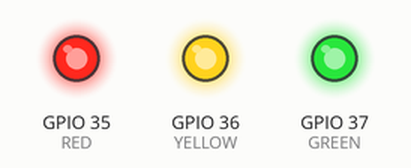
Simulated run of this program. Board: ESP32-S3. Shown: output pins drawn as LEDs (lit = HIGH).

Above: at 0.06 s.
At 0.31 s:
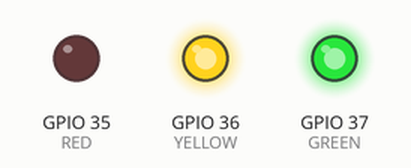
At 0.68 s:
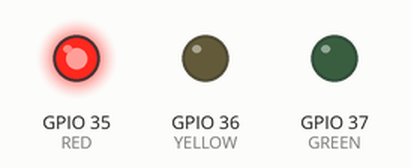
At 1.43 s:
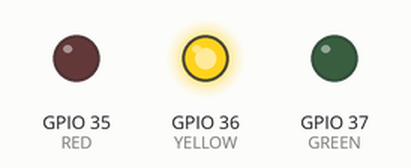
At 2.18 s:
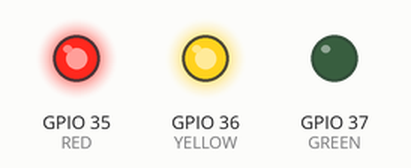
At 2.81 s:
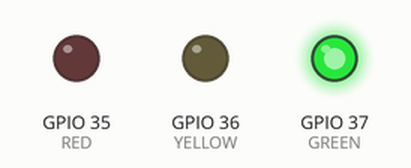
Timing chart, 0 to 3.1 s (numbered marks = the images above):
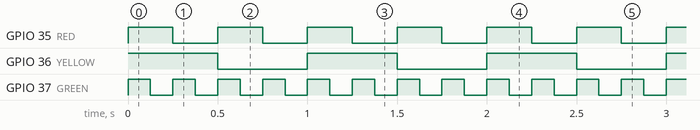

Measured:
- by itself, GPIO 35 (RED): alternates HIGH for 0.25 s and LOW for 0.25 s
- by itself, GPIO 36 (YELLOW): alternates HIGH for 0.50 s and LOW for 0.50 s
- by itself, GPIO 37 (GREEN): alternates HIGH for 0.13 s and LOW for 0.13 s

The program:

main.cpp
```cpp
#include <Arduino.h>
#define RED 35
#define YELLOW 36
#define GREEN 37


// Task handles (optional)
TaskHandle_t Task1;
TaskHandle_t Task2;
TaskHandle_t Task3;

// Task 1: Blink yellow LED at 1 Hz
void blinkYellow(void *parameter) {
  pinMode(YELLOW, OUTPUT);

  while (true) {
    digitalWrite(YELLOW, HIGH);
    vTaskDelay(pdMS_TO_TICKS(500));  // 500 ms ON

    digitalWrite(YELLOW, LOW);
    vTaskDelay(pdMS_TO_TICKS(500));  // 500 ms OFF
  }
}

// Task 2: Blink red LED at 2 Hz
void blinkRed(void *parameter) {
  pinMode(RED, OUTPUT);

  while (true) {
    digitalWrite(RED, HIGH);
    vTaskDelay(pdMS_TO_TICKS(250));  // 250 ms ON

    digitalWrite(RED, LOW);
    vTaskDelay(pdMS_TO_TICKS(250));  // 250 ms OFF
  }
}

void blinkGreen(void *parameter) {
  pinMode(GREEN, OUTPUT);

  while (true) {
    digitalWrite(GREEN, HIGH);
    vTaskDelay(pdMS_TO_TICKS(125));

    digitalWrite(GREEN, LOW);
    vTaskDelay(pdMS_TO_TICKS(125));
  }
}

void setup() {
  // Create tasks
  xTaskCreate(
    blinkYellow,   // function
    "Yellow Task", // name
    750,          // stack size
    NULL,          // parameter
    1,             // priority
    &Task1         // handle
  );

  xTaskCreate(
    blinkRed,
    "Red Task",
    750,
    NULL,
    1,
    &Task2
  );

  xTaskCreate(
    blinkGreen,
    "Green Task",
    750,
    NULL,
    1,
    &Task3
  );
}

void loop() {
  // Empty: FreeRTOS tasks are running independently
}
```
